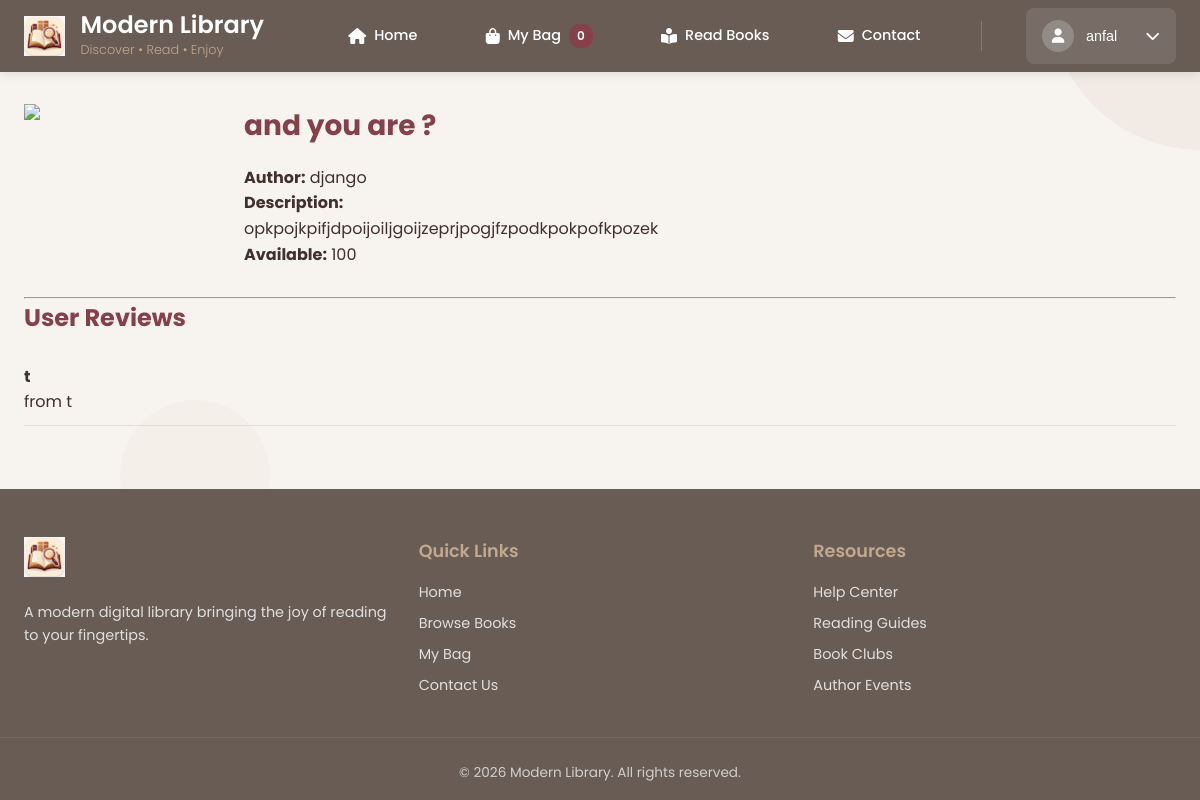
Before: /user/book/4/ (signed in) with the older database file.
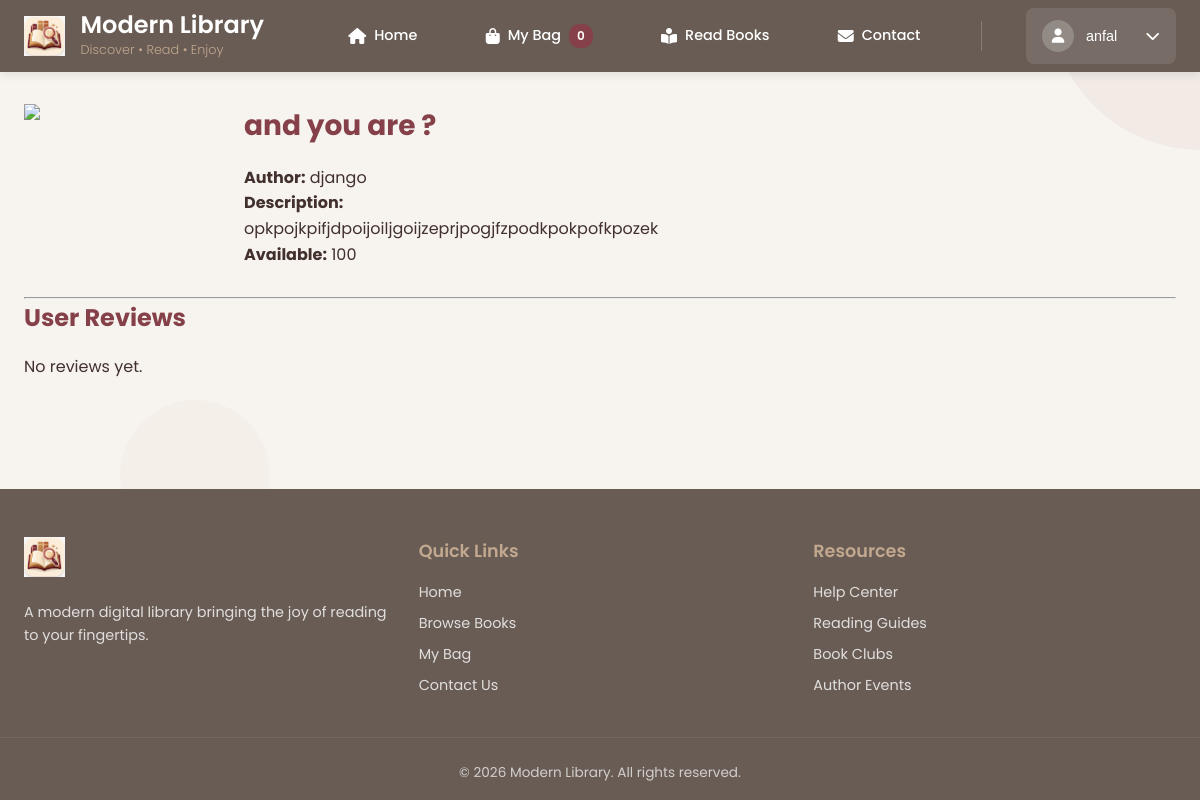
After: the same page with the newer database file.
### library_app/models.py (models this page shows, shortened)
class Review(models.Model):
    user = models.ForeignKey(User, on_delete=models.CASCADE)
    book = models.ForeignKey(Book, on_delete=models.CASCADE, null=True, blank=True)
    rating = models.PositiveSmallIntegerField(default = 5)  # 1 to 5
    comment = models.TextField(blank=True, null=True)
    date = models.DateTimeField(auto_now_add=True)

### library_app/views.py (the view)
# urls.py: path('user/book/<int:book_id>/',views.user_book_detail_view,name='user_book_detail'),
def user_book_detail_view(request, book_id):
    factory = APIRequestFactory()
    api_request = factory.get(f'/api/books/{book_id}/')
    api_request.user = request.user
    response = user_book_details(api_request, book_id)
    data = response.data
    return render(
        request,
        'library_app/user_book_detail.html',
        {
            'book': data['book'],
            'reviews': data['reviews']
        }
    )

### library_app/api/user.py (called while the page is built)
@api_view(['GET'])
@permission_classes([IsAuthenticated])
def user_book_details(request, book_id):
    book = Book.objects.get(id=book_id)
    reviews = Review.objects.filter(book=book).select_related('user')
    reviews_data = [
        {
            "username": review.user.username,
            "comment": review.comment
        }
        for review in reviews
    ]
    return Response({
        "book": {
            "id": book.id,
            "title": book.title,
            "author": book.author,
            "description": book.description,
            "quantity": book.quantity,
            "image": book.image.url if book.image else None,
        },
        "reviews": reviews_data
    })

### library_app/templates/library_app/user_book_detail.html (shortened to what this page needs)
{% extends 'library_app/base_user.html' %}
{% block content %}
<div class="book-detail-page">
    <div class="book-info">
        {% if book.image %}
            <img src="{{ book.image }}" class="detail-cover">
        {% else %}
            <img src="/static/images/default-book.png" class="detail-cover">
        {% endif %}
        <div class="book-meta">
            <h2>{{ book.title }}</h2>
            <p><strong>Author:</strong> {{ book.author }}</p>
            <p><strong>Description:</strong></p>
            <p>{{ book.description|default:"No description available." }}</p>
            <p><strong>Available:</strong> {{ book.quantity }}</p>
        </div>
    </div>
    <hr>
    <div class="reviews-section">
        <h3>User Reviews</h3>
        {% if reviews %}
            {% for review in reviews %}
                <div class="review">
                    <strong>{{ review.username }}</strong>
                    <p>{{ review.comment }}</p>
                </div>
            {% endfor %}
        {% else %}
            <p>No reviews yet.</p>
        {% endif %}
    </div>
</div>
{% endblock %}

Changed rows visible on the page:
removed Review: comment "from t"
Other visible differences:
text now shown: "No reviews yet."
list line gone: "t"
